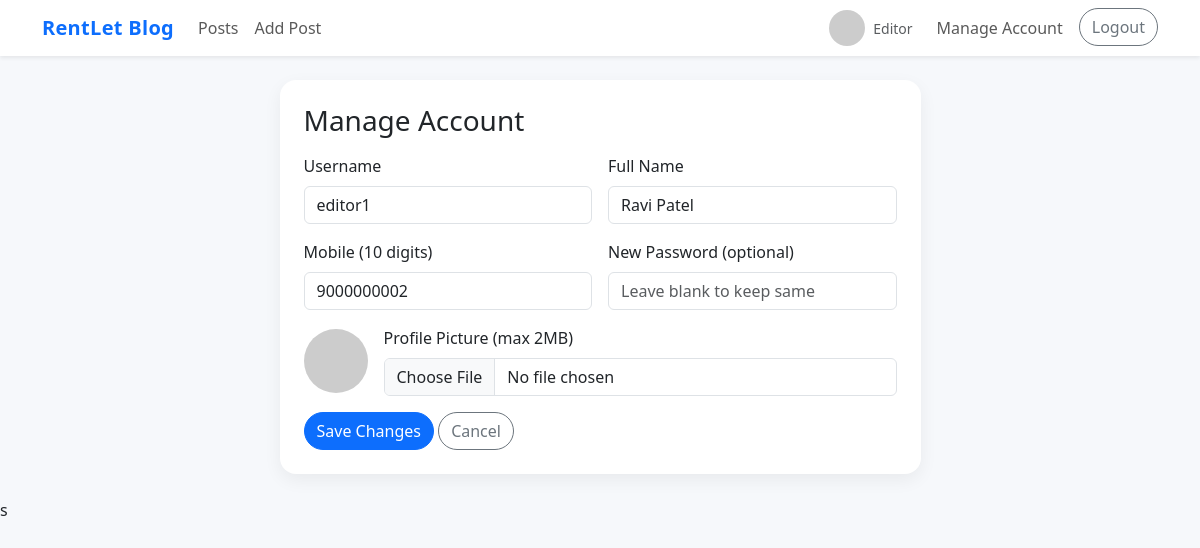
Page /account.php (signed in) on the committed database.
### tables this page shows
CREATE TABLE users (
  id INT AUTO_INCREMENT PRIMARY KEY,
  username VARCHAR(50) NOT NULL UNIQUE,
  name VARCHAR(100),
  mobile VARCHAR(15) UNIQUE,
  password VARCHAR(255) NOT NULL,
  role ENUM('admin','editor','user') NOT NULL DEFAULT 'user',
  profile_pic VARCHAR(255),
  created_at TIMESTAMP DEFAULT CURRENT_TIMESTAMP
);

### config.php (called while the page is built, shortened)
<?php
function e($s)
{
  return htmlspecialchars($s ?? '', ENT_QUOTES, 'UTF-8');
}
function current_user()
{
  return $_SESSION['user'] ?? null;
}
function current_user_id()
{
  return $_SESSION['user']['id'] ?? 0;
}
function is_admin()
{
  return (current_user()['role'] ?? '') === 'admin';
}
function is_editor()
{
  return (current_user()['role'] ?? '') === 'editor';
}

### account.php (the view, shortened to what this page needs)
<?php
require 'config.php';
$u = $conn->prepare("SELECT * FROM users WHERE id=?");
$uid = current_user_id();
$u->bind_param("i", $uid);
$u->execute();
$user = $u->get_result()->fetch_assoc();
include 'header.php';
?>
<div class="row justify-content-center">
  <div class="col-lg-7">
    <div class="card p-4">
      <h3 class="mb-3">Manage Account</h3>
      <form method="post" enctype="multipart/form-data" class="row g-3">
        <div class="col-md-6">
          <label class="form-label">Username</label>
          <input class="form-control" name="username" value="<?= e($user['username']) ?>" required minlength="3">
        </div>
        <div class="col-md-6">
          <label class="form-label">Full Name</label>
          <input class="form-control" name="name" value="<?= e($user['name']) ?>">
        </div>
        <div class="col-md-6">
          <label class="form-label">Mobile (10 digits)</label>
          <input class="form-control" name="mobile" pattern="\d{10}" value="<?= e($user['mobile']) ?>">
        </div>
        <div class="col-md-6">
          <label class="form-label">New Password (optional)</label>
          <input type="password" class="form-control" name="password" minlength="6" placeholder="Leave blank to keep same">
        </div>
        <div class="col-md-12 d-flex align-items-center gap-3">
          <?php $pic = $user['profile_pic'] ? e($user['profile_pic']) : 'https://ui-avatars.com/api/?name=' . urlencode($user['username']) . '&size=96'; ?>
          <img src="<?= $pic ?>" class="avatar" style="width:64px;height:64px">
          <div class="flex-grow-1">
            <label class="form-label">Profile Picture (max 2MB)</label>
            <input type="file" class="form-control" name="profile_pic" accept="image/*">
          </div>
        </div>
        <div class="col-12">
          <button class="btn btn-primary btn-rounded">Save Changes</button>
          <a href="index.php" class="btn btn-outline-secondary btn-rounded">Cancel</a>
        </div>
      </form>
    </div>
  </div>
</div>
<?php include 'footer.php'; ?>s

### header.php (shortened to what this page needs)
<?php require_once 'config.php'; ?>
<!doctype html>
<html lang="en">
<head>
  <link href="https://cdn.jsdelivr.net/npm/bootstrap@5.3.3/dist/css/bootstrap.min.css" rel="stylesheet">
</head>
<body>
  <nav class="navbar navbar-expand-lg bg-white shadow-sm sticky-top">
    <div class="container">
      <a class="navbar-brand text-primary" href="index.php">RentLet Blog</a>
      <div class="collapse navbar-collapse" id="nav">
        <ul class="navbar-nav me-auto mb-2 mb-lg-0">
          <?php if (current_user()): ?>
            <li class="nav-item"><a class="nav-link" href="index.php">Posts</a></li>
          <?php endif; ?>
          <?php if (is_admin() || is_editor()): ?>
            <li class="nav-item"><a class="nav-link" href="add.php">Add Post</a></li>
          <?php endif; ?>
        </ul>
        <ul class="navbar-nav">
          <?php if (!current_user()): ?>
            <li class="nav-item"><a class="btn btn-primary btn-rounded" href="login.php">Login</a></li>
          <?php else: ?>
            <li class="nav-item d-flex align-items-center me-3">
              <?php $u = current_user();
              $pic = $u['profile_pic'] ? e($u['profile_pic']) : 'https://ui-avatars.com/api/?name=' . urlencode($u['username']) . '&size=64'; ?>
              <img class="avatar me-2" src="<?= $pic ?>" alt="">
              <span class="small text-muted"><?= e(ucfirst($u['role'])) ?></span>
            </li>
            <li class="nav-item"><a class="nav-link" href="account.php">Manage Account</a></li>
            <li class="nav-item"><a class="btn btn-outline-secondary btn-rounded ms-lg-2" href="logout.php">Logout</a></li>
          <?php endif; ?>
        </ul>
      </div>
    </div>
  </nav>
  <div class="container py-4">

### header.php (style rules this page uses)
body { background: #f6f8fb; }
.navbar-brand { font-weight: 700; letter-spacing: .3px; }
.card { border: 0; border-radius: 16px; box-shadow: 0 6px 18px rgba(0, 0, 0, .06); }
.btn-rounded { border-radius: 999px; }
.avatar { width: 36px; height: 36px; border-radius: 50%; object-fit: cover; }

### rows in the picture
users: role "Editor", username "editor1", name "Ravi Patel", mobile "9000000002"
